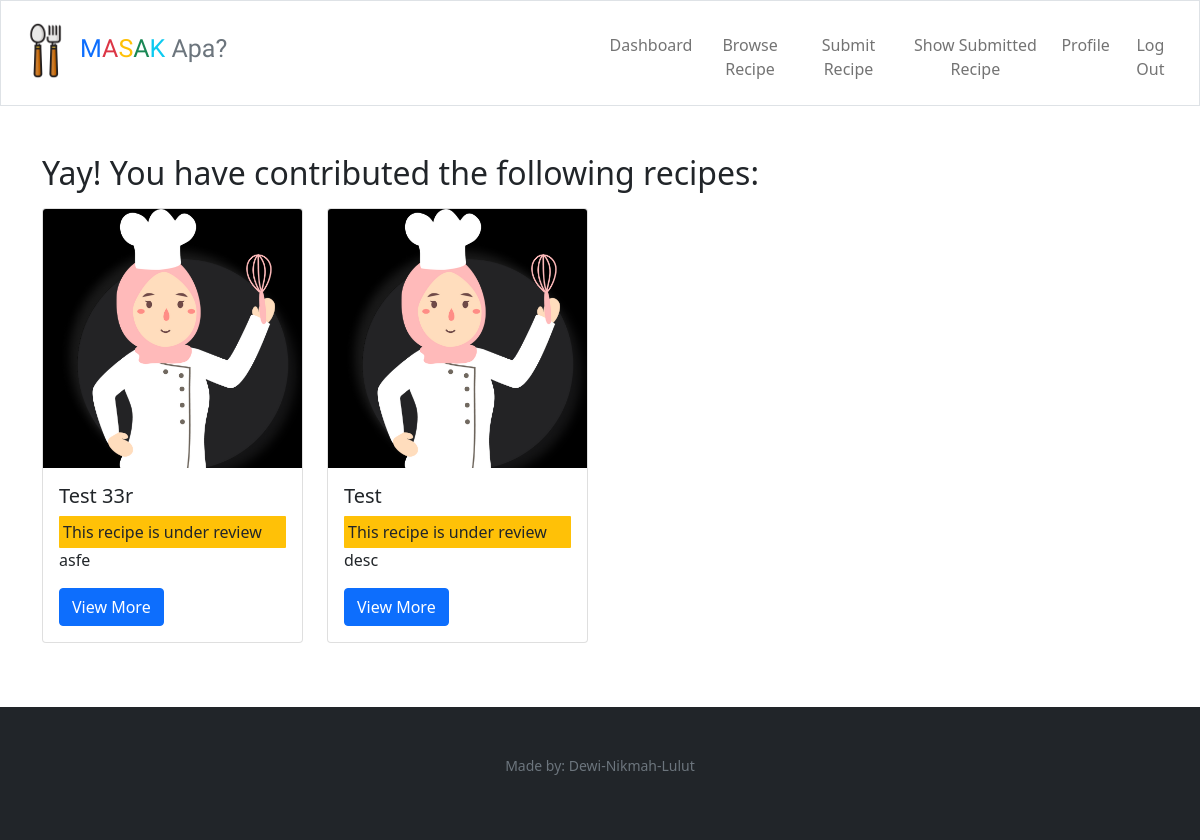
The app's page /recipe/show/submitted (signed in), older data.
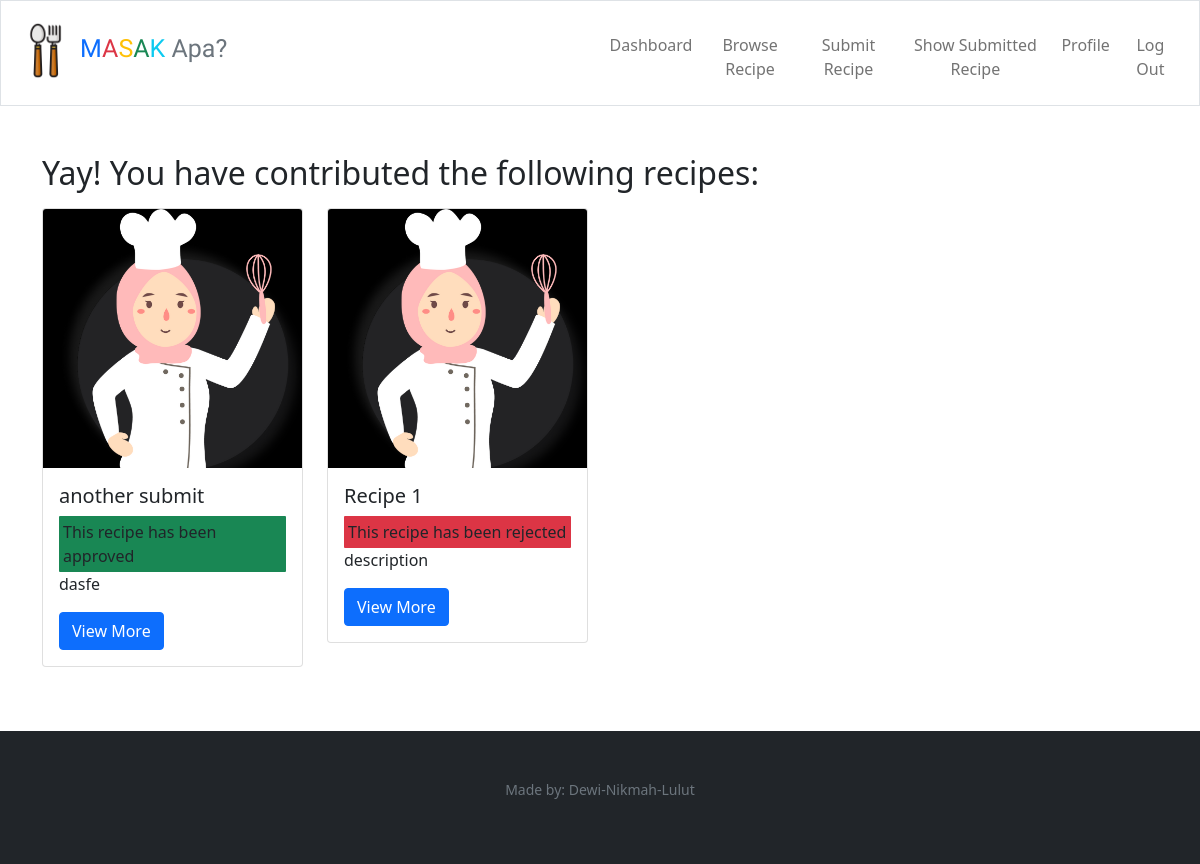
The same page, newer data.
### tables this page shows
CREATE TABLE "recipes_submitted" (
	"id"	integer NOT NULL,
	"name"	TEXT NOT NULL,
	"origin_id"	integer NOT NULL,
	"image"	varchar,
	"created_at"	datetime DEFAULT CURRENT_TIMESTAMP,
	"updated_at"	datetime DEFAULT CURRENT_TIMESTAMP,
	"description"	TEXT,
	"img_src"	TEXT,
	"recipe_src"	TEXT,
	"status"	integer DEFAULT 0,
	"user_id"	INTEGER,
	FOREIGN KEY("origin_id") REFERENCES "origins"("id") on delete cascade on update cascade,
	PRIMARY KEY("id" AUTOINCREMENT)
);

### app.py (the view)
@app.route("/recipe/show/submitted", methods=["GET"])
def show_submitted_recipes():
    user_id = session["user_id"]
    global search_result
    if request.method == "GET":
        search_result.clear()
        recipes = db.execute("select recipes_submitted.status, recipes_submitted.id, recipes_submitted.name as recipe_name, recipes_submitted.image, recipes_submitted.description, recipe_ingredients_submitted.qty, instructions_submitted.instructions, units.name as unit_name from recipes_submitted inner join recipe_ingredients_submitted on recipes_submitted.id = recipe_ingredients_submitted.recipe_id inner join ingredients on recipe_ingredients_submitted.ingredients_id = ingredients.id inner join units on recipe_ingredients_submitted.unit_id = units.id inner join instructions_submitted on recipes_submitted.id = instructions_submitted.recipe_id where recipes_submitted.user_id = ? group by recipes_submitted.id order by recipes_submitted.created_at desc", user_id)
        print(recipes)
        return render_template("show_submitted_recipes.html", recipes=recipes)

### app.py (called while the page is built)
@app.after_request
def after_request(response):
    response.headers["Cache-Control"] = "no-cache, no-store, must-revalidate"
    response.headers["Expires"] = 0
    response.headers["Pragma"] = "no-cache"
    return response

### templates/show_submitted_recipes.html
{% extends "layout.html" %} {% block title %} Recipes {% endblock %} {% block
main %}
<div class="container-lg mt-1 mb-3">
  <h2>Yay! You have contributed the following recipes:</h2>
  <div class="row mt-2">
    {% for recipe in recipes %}
    <div class="col-lg-3 mt-2">
      <div class="card" style="width: 100%">
        <img
          src="/static/uploads/{{ recipe['image'] }}"
          class="card-img-top card-size"
          alt="IoT course thumbnail"
        />
        <div class="card-body">
          <h5 class="card-title">{{ recipe["recipe_name"] }}</h5>
          {% if recipe['status'] == 0 %}
          <div class="bg-warning p-1" style="border-radius: 1px">This recipe is under review</div>
          {% elif recipe['status'] == 1 %}
          <div class="bg-success p-1" style="border-radius: 1px">This recipe has been approved</div>
          {% else %}
          <div class="bg-danger p-1" style="border-radius: 1px">This recipe has been rejected</div>
          {% endif %}
          <p class="card-text">{{ recipe["description"]|truncate(50) }}</p>
          <a href="/recipe/show/{{ recipe['id'] }}" class="btn btn-primary"
            >View More</a
          >
        </div>
      </div>
    </div>
    {% endfor %}
  </div>
  <div class="spacing p-4"></div>
</div>
{% endblock %}

### templates/layout.html (shortened to what this page needs)
<!DOCTYPE html>
<html lang="en">
  <head>
    <link
      href="https://cdn.jsdelivr.net/npm/bootstrap@5.1.3/dist/css/bootstrap.min.css"
      rel="stylesheet"
    />
    <link href="/static/style.css" rel="stylesheet" />
  </head>
  <body>
    <nav
      id="navbar"
      class="border navbar navbar-expand-lg navbar-scroll navbar-light p-3 shadow-5-strong"
    >
      <div class="mx-auto d-sm-flex d-block flex-sm-nowrap">
        <a
          style="font-family: 'Barrio'; font-size: 25px"
          class="navbar-brand"
          href="/"
        >
          <img src="/static/img/spoon-and-fork.png" style="width: 10%" />
          <span class="blue text-primary">M</span
          ><span class="red text-danger">A</span
          ><span class="yellow text-warning">S</span
          ><span class="green text-success">A</span
          ><span class="BLACK text-info">K</span>
          <span class="text-muted">Apa?</span></a
        >
        <div class="collapse text-center navbar-collapse" id="navbar">
          {% if session["user_id"] %}
          <ul class="navbar-nav me-auto mt-2">
            <li class="nav-item">
              <a class="nav-link" href="/dashboard">Dashboard</a>
            </li>
            <li class="nav-item">
              <a class="nav-link" href="/recipe/show/all">Browse Recipe</a>
            </li>
            <li class="nav-item">
              <a class="nav-link" href="/recipe/submit">Submit Recipe</a>
            </li>
            <a class="nav-link" href="/recipe/show/submitted">Show Submitted Recipe</a>
            <li class="nav-item">
              <a class="nav-link" href="/profile">Profile</a>
            </li>
          </ul>
          <ul class="navbar-nav mt-2">
            <li class="nav-item">
              <a class="nav-link" href="/logout">Log Out</a>
            </li>
          </ul>
          {% endif %}
        </div>
      </div>
    </nav>
    <main class="container-fluid mt-5">
      <div style="margin-top: 2%">{% block main %}{% endblock %}</div>
    </main>
    <footer class="mb-0 p-5 small text-center text-muted bg-dark">
      <p>Made by: Dewi-Nikmah-Lulut</p>
    </footer>
  </body>
</html>

### static/style.css (style rules this page uses)
.navbar { transition: 1s; }
nav .navbar-brand { font-size: xx-large; }
.navbar-scroll .nav-link, .navbar-scroll .navbar-toggler .fa-bars { color: #fff; }
.card-size { width: 100%; height: 100%; }

Row changes from the older to the newer data that the page shows:
removed recipes_submitted: image (picture), recipe_name "Test 33r", status "This recipe is under review", description "asfe"
removed recipes_submitted: image (picture), recipe_name "Test", status "This recipe is under review", description "desc"
added recipes_submitted: image (picture), recipe_name "another submit", status "This recipe has been approved", description "dasfe"
added recipes_submitted: image (picture), recipe_name "Recipe 1", status "This recipe has been rejected", description "description"
